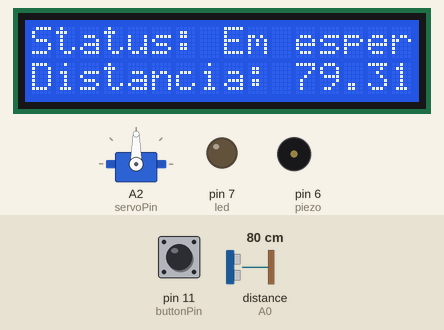
A sketch run on a simulated Arduino Uno, built with avr-gcc and run on an emulated ATmega328P. Parts: servo, 16×2 character LCD, output pins drawn as LEDs (lit = HIGH), buzzer (waves = sounding). Wiring (inferred from the names in the program): ultrasonic range finder: trigger A1; echo A0. The inputs (shaded band) are chosen by the test bench; at power-on: distance to the obstacle (sensor on A0) 80 cm, pin 11 (buttonPin) LOW. The echo pulse lasts 58.3 µs per cm; pins used as bus, display or sensor lines are not drawn.

Above: at 1.9 s.
2.0 s: distance to the obstacle (sensor on A0) set to 28 cm
At 4.5 s:
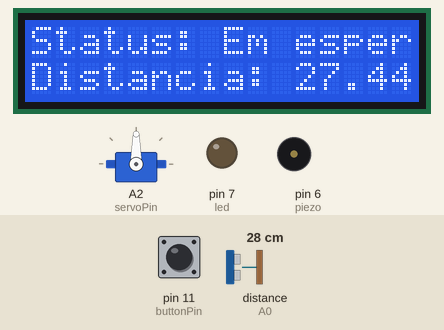
4.8 s: distance to the obstacle (sensor on A0) set to 23 cm
At 9.6 s:
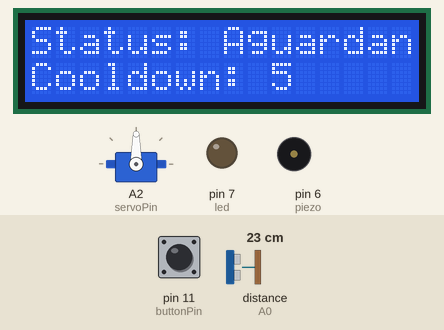
At 15.7 s:
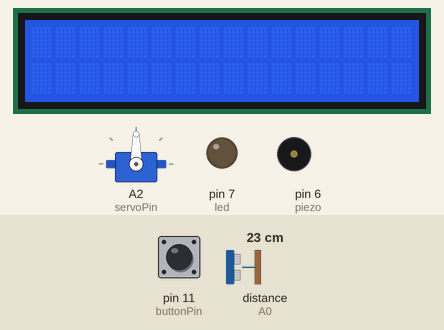
Timing chart, 0 to 28.2 s (numbered marks = the images above; inputs shaded):
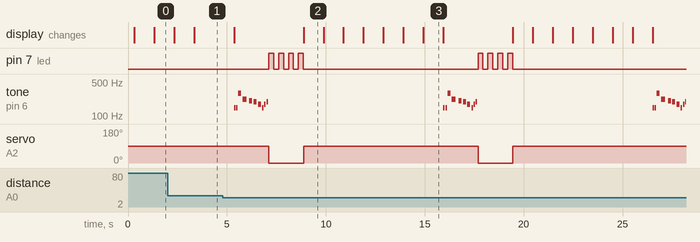

Measured:
- the behaviour switches between 26 and 25 cm on distance to the obstacle (sensor on A0) (found by bisection; images 1 and 2)
- after the input at 2.0 s, the display: first changes after 0.33 s (image 1 shows a later state)
- what the display in image 2 shows lasts 1.0 s, from 8.9 s to 9.9 s

The sketch:

tcc_prova_de_conceito1.ino
```cpp
#include <LiquidCrystal.h> // Importa a biblioteca LCD
LiquidCrystal LCD(10, 9, 5, 4, 3, 2); // Inicializa os pinos do LCD
#include <Servo.h> // Importa a biblioteca Servo

// Define as notas que serão tocadas
#define N_D3  147
#define N_DS3 156
#define N_E3  165
#define N_F3  175
#define N_FS3 185
#define N_G3  196
#define N_GS3 208
#define N_A3  220
#define N_AS3 233
#define N_B3  247
#define N_C4  262
#define N_CS4 277
#define N_D4  294

// Inicializa as variáveis relacionadas ao sensor ultrassônico
int trigPin = A1; // Inicializa o pino do trig
int echoPin = A0; // Inicializa o pino do echo
float pingTime; // Inicializa a variável pingTime
float targetDistance; // Inicializa a variável targetDistance

// Inicializa as variáveis relacionadas ao botão
int buttonPin = 11; // Inicializa o pino do botão
int in11; // Inicializa a variável para ler o estado do botão
int buttonOnOff = 0; // Inicializa a variável buttonOnOff

// Inicializa as variáveis relacionadas ao alto-falante e à música
int piezo = 6; // Inicializa o pino do piezo
int tempo = 1200; // Define o tempo para 1200 bpm
int melody[] = {N_D3, N_D3, N_D4, N_A3, 0, N_GS3, N_G3, N_F3, N_D3, N_F3, N_G3}; // Inicializa um array de notas para a música
int durations[] = {16, 16, 8, 6, 32, 8, 8, 8, 16, 16, 16}; // Inicializa um array com as durações de cada nota
int noteDuration; // Inicializa a variável noteDuration
int notePause; // Inicializa a variável notePause
int melodyLength = sizeof(melody)/sizeof(melody[0]); // Inicializa o comprimento da melodia

// Inicializa todas as outras variáveis necessárias
int servoPin = A2; // Inicializa o pino do servo
int led = 7; // Inicializa o pino do LED

Servo servo; // Inicializa o servo

void setup() // Função usada para configurar os pinos, iniciar o serial e conectar os servos
{
  Serial.begin(9600); // Inicia o serial na frequência 9600
  pinMode(piezo, OUTPUT); // Define o piezo como saída
  pinMode(led, OUTPUT); // Define o LED como saída
  pinMode(trigPin, OUTPUT); // Define o trigPin como saída
  pinMode(echoPin, INPUT); // Define o echoPin como entrada
  delay(250); // Atraso de 150 milissegundos
  pinMode(buttonPin, INPUT); // Define o botão como entrada
  servo.attach(servoPin); // Conecta o pino do servo
  LCD.begin(16, 2); // Inicia o LCD
  LCD.setCursor(0, 0); // Define o cursor do LCD
}

void checkDistance(){ // Função usada para detectar a distância
  digitalWrite(trigPin, LOW);
  delayMicroseconds(2);
  digitalWrite(trigPin, HIGH);
  delayMicroseconds(10);
  digitalWrite(trigPin, LOW);
  delayMicroseconds(10);
  pingTime = pulseIn(echoPin, HIGH);
  targetDistance = 0.034 * pingTime / 2;
}

void blink(){ // Função usada para fazer o LED piscar
  digitalWrite(led, HIGH);
  delay(250);
  digitalWrite(led, LOW);
  delay(250);
  digitalWrite(led, HIGH);
  delay(250);
  digitalWrite(led, LOW);
  delay(250);
  digitalWrite(led, HIGH);
  delay(250);
  digitalWrite(led, LOW);
  delay(250);
  digitalWrite(led, HIGH);
  delay(250);
  digitalWrite(led, LOW);
}

void alert(){ // Função usada para tocar a música
  for (int current = 0; current < melodyLength; current++){ // Cria um loop para tocar as notas da música
    noteDuration = tempo/durations[current]; // Define a duração da nota com base no tempo e nas durações das notas
    tone(piezo, melody[current], noteDuration); // Toca a nota
    notePause = noteDuration * 1.45; // Define a pausa entre as notas
    delay(notePause); // Atraso
    noTone(piezo); // Desativa o piezo
  }
}

void countDown(int timer){ // Função usada para fazer a contagem regressiva no LCD
  int loopCount = timer;
  for (int i = 0; i <= loopCount; i++){
    resetDisplay();
    LCD.setCursor(0, 0);
    LCD.print("Status: Aguardando");
    LCD.setCursor(0, 1);
    LCD.print("Cooldown: ");
    LCD.print(timer);
    timer = timer - 1;
    delay(1000);
  }
  resetDisplay();
}

void displayDistance(){ // Função usada para exibir a distância e imprimir informações
   LCD.setCursor(0, 0);
   LCD.print("Status: Em espera ");
   LCD.setCursor(0,1);
   LCD.print("Distancia: ");
   LCD.print(targetDistance);
   LCD.print(" cm");
}

void resetDisplay(){ // Função usada para resetar o display
  LCD.setCursor(0,0);
  LCD.print("                 "); // Limpa a primeira linha
  LCD.setCursor(0,1);
  LCD.print("                 "); // Limpa a segunda linha
}

void loop() // Função principal do código
{
  in11 = digitalRead(buttonPin); // Lê o botão
  delay(1000); // Atraso de 1 segundo
  if (in11 == HIGH){ // Se o botão estiver em nível alto
    if (buttonOnOff == 0){ // Se o estado de buttonOnOff for 0, muda para 1
      buttonOnOff = 1;
      Serial.print("Inativo");
    }
    else if(buttonOnOff == 1){ // Se o estado de buttonOnOff for 1, muda para 0
      buttonOnOff = 0;
      Serial.print("Ativo");
    }
  }
  if (buttonOnOff == 0){ // Se o estado de buttonOnOff for 0
    checkDistance(); // Checa a distância
    displayDistance(); // Exibe a distância
    if (targetDistance <= 25){ // Se a targetDistance for menor ou igual a 25
      resetDisplay(); // Reseta o display
      LCD.setCursor(0, 0);
      LCD.print("Status: Ativo");
      LCD.setCursor(0, 1);
      LCD.print("Dispensando");
      alert(); // Toca o Alerta
      servo.write(0); // Move o servo
      blink(); // Faz o LED piscar
      servo.write(90);
      countDown(5); // Faz a contagem regressiva
      checkDistance(); // Checa a distância novamente
    }
    else{
      servo.write(90); // Reseta o servo e o LED
      digitalWrite(led,LOW);
    }
  }
  else if (buttonOnOff == 1){ // Se o estado de buttonOnOff for 1
    servo.write(90); // Reseta todos os componentes
    digitalWrite(led,LOW);
    LCD.setCursor(0, 0);
    LCD.print("Status: Inativo");
    LCD.setCursor(0, 1);
    LCD.print("                ");
  }
}
```
